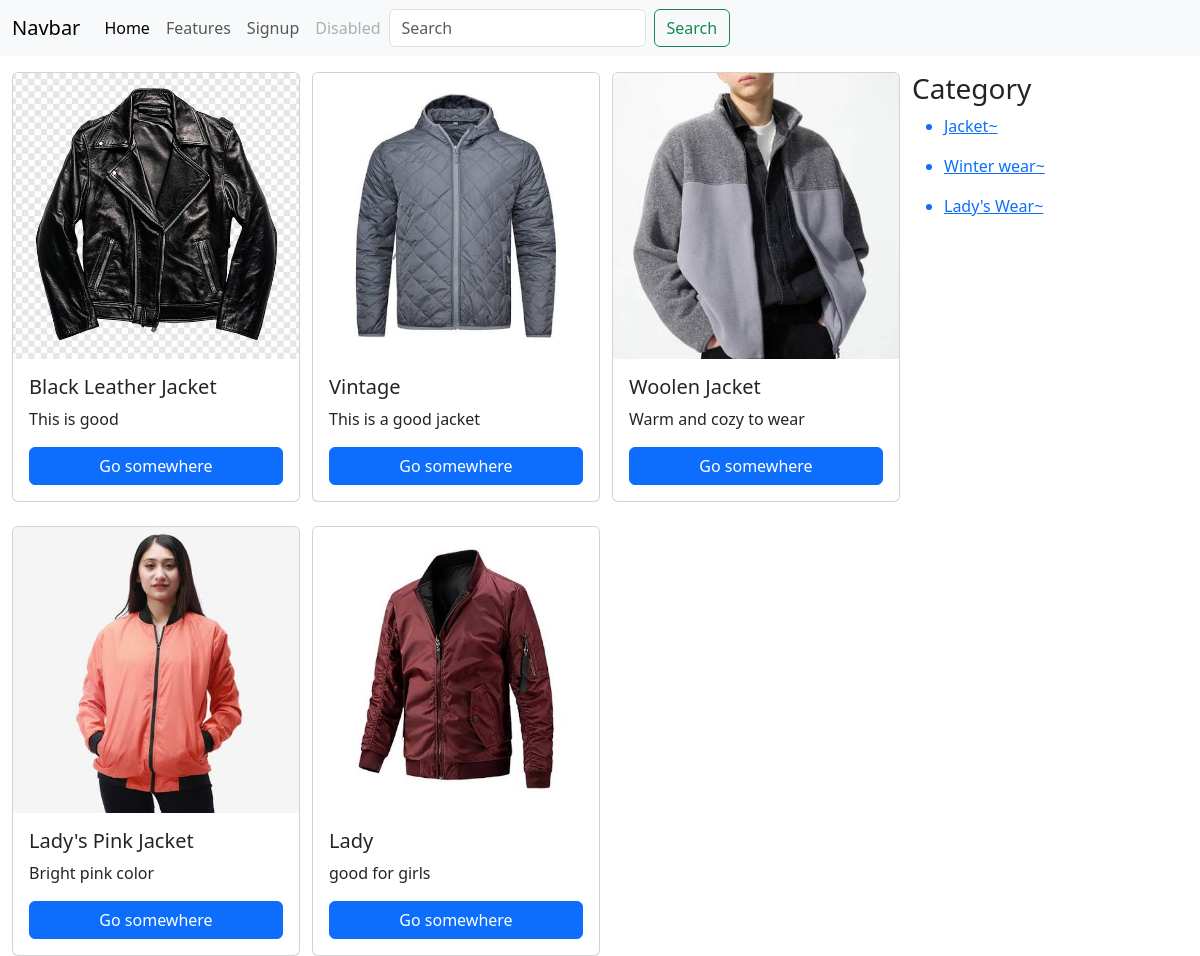
The page / on the database its author committed.
### store/models.py (models this page shows, shortened)
class Product(models.Model):
    product_name = models.CharField(max_length=50)
    price = models.IntegerField(default=0)
    category = models.ForeignKey(Category, on_delete = models.CASCADE, null = True, blank = True)
    description = models.CharField(max_length=300, default='')
    image = models.ImageField(upload_to = "image", default="")

class Category(models.Model):
    category_name = models.CharField(max_length=50)
    def __str__(self):
        return self.category_name

### store/views.py (the view)
# urls.py: 2. Add a URL to urlpatterns:  path('', views.home, name='home')
def home(request):
    categories = Category.objects.all()
    categoryID = request.GET.get('category')
    if categoryID:
        products = Product.objects.filter(category=categoryID)
    else:
        products = Product.objects.all()
    params = {
        'product': products,
        'category': categories
    }
    return render(request, 'store/home.html', params)

### store/templates/store/home.html (shortened to what this page needs)
{%extends 'store/nav.html'%}
{%block body%}
<div class="container-fluid mt-3">
  <div class="row">
    <div class="col-lg-9">
        <div class="row row-cols-1 row-cols-md-3 g-4">
    {%for i in product%}
    <div class="col">
    <div class="card h-100" style="width: 18rem">
      <img
      src="{{i.image.url}}"
        class="card-img-top"
        alt="..."/>
      <div class="card-body d-flex flex-column">
        <h5 class="card-title">{{i.product_name}}</h5>
        <p class="card-text">{{i.description}}</p>
        <a href="#" class="btn btn-primary mt-auto">Go somewhere</a>
      </div>
    </div>
    </div>
    {%endfor%}
  </div>
    </div>
    <div class="col-lg-3">
      <h3>Category</h3>
      {%for cat in category%}
        <ul>
          <a href="/?category={{cat.id}}"><li>{{cat}}~</li></a>
        </ul>
      {%endfor%}
    </div>
  </div>
</div>
{%endblock%}

### rows shown on the page
Product: image (picture), product_name "Black Leather Jacket", description "This is good"
Product: image (picture), product_name "Vintage", description "This is a good jacket"
Product: image (picture), product_name "Woolen Jacket", description "Warm and cozy to wear"
Product: image (picture), product_name "Lady's Pink Jacket", description "Bright pink color"
Product: image (picture), product_name "Lady", description "good for girls"
Category: category_name "Jacket"
Category: category_name "Winter wear"
Category: category_name "Lady's Wear"
